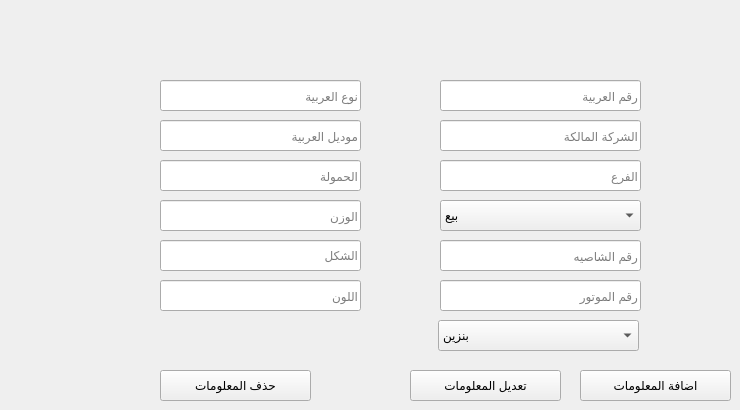
    <widget class="QWidget" name="tab_7">
     <attribute name="title">
      <string>العربيات</string>
     </attribute>
     <widget class="QLineEdit" name="lineEdit_63">
      <property name="geometry">
       <rect>
        <x>440</x>
        <y>120</y>
        <width>201</width>
        <height>31</height>
       </rect>
      </property>
      <property name="placeholderText">
       <string>الشركة المالكة</string>
      </property>
     </widget>
     <widget class="QPushButton" name="del_car">
      <property name="geometry">
       <rect>
        <x>160</x>
        <y>370</y>
        <width>151</width>
        <height>31</height>
       </rect>
      </property>
      <property name="text">
       <string>حذف المعلومات</string>
      </property>
     </widget>
     <widget class="QLineEdit" name="lineEdit_64">
      <property name="geometry">
       <rect>
        <x>440</x>
        <y>80</y>
        <width>201</width>
        <height>31</height>
       </rect>
      </property>
      <property name="text">
       <string/>
      </property>
      <property name="placeholderText">
       <string>رقم العربية</string>
      </property>
     </widget>
     <widget class="QLineEdit" name="lineEdit_65">
      <property name="geometry">
       <rect>
        <x>440</x>
        <y>240</y>
        <width>201</width>
        <height>31</height>
       </rect>
      </property>
      <property name="placeholderText">
       <string>رقم الشاصيه</string>
      </property>
     </widget>
     <widget class="QLineEdit" name="lineEdit_66">
      <property name="geometry">
       <rect>
        <x>160</x>
        <y>280</y>
        <width>201</width>
        <height>31</height>
       </rect>
      </property>
      <property name="placeholderText">
       <string>اللون</string>
      </property>
     </widget>
     <widget class="QLineEdit" name="lineEdit_67">
      <property name="geometry">
       <rect>
        <x>160</x>
        <y>240</y>
        <width>201</width>
        <height>31</height>
       </rect>
      </property>
      <property name="placeholderText">
       <string>الشكل</string>
      </property>
     </widget>
     <widget class="QComboBox" name="comboBox_5">
      <property name="geometry">
       <rect>
        <x>440</x>
        <y>200</y>
        <width>201</width>
        <height>31</height>
       </rect>
      </property>
      <property name="toolTip">
       <string>نوع الخدمة</string>
      </property>
      <item>
       <property name="text">
        <string>بيع</string>
       </property>
      </item>
      <item>
       <property name="text">
        <string>ملاكي</string>
       </property>
      </item>
      <item>
       <property name="text">
        <string>خدمة مصنع</string>
       </property>
      </item>
     </widget>
     <widget class="QPushButton" name="update_car">
      <property name="geometry">
       <rect>
        <x>410</x>
        <y>370</y>
        <width>151</width>
        <height>31</height>
       </rect>
      </property>
      <property name="text">
       <string>تعديل المعلومات</string>
      </property>
     </widget>
     <widget class="QLineEdit" name="lineEdit_68">
      <property name="geometry">
       <rect>
        <x>160</x>
        <y>80</y>
        <width>201</width>
        <height>31</height>
       </rect>
      </property>
      <property name="placeholderText">
       <string>نوع العربية</string>
      </property>
     </widget>
     <widget class="QLineEdit" name="lineEdit_69">
      <property name="geometry">
       <rect>
        <x>160</x>
        <y>160</y>
        <width>201</width>
        <height>31</height>
       </rect>
      </property>
      <property name="placeholderText">
       <string>الحمولة</string>
      </property>
     </widget>
     <widget class="QPushButton" name="add_car">
      <property name="geometry">
       <rect>
        <x>580</x>
        <y>370</y>
        <width>151</width>
        <height>31</height>
       </rect>
      </property>
      <property name="text">
       <string>اضافة المعلومات</string>
      </property>
     </widget>
     <widget class="QLineEdit" name="lineEdit_70">
      <property name="geometry">
       <rect>
        <x>440</x>
        <y>280</y>
        <width>201</width>
        <height>31</height>
       </rect>
      </property>
      <property name="placeholderText">
       <string>رقم الموتور</string>
      </property>
     </widget>
     <widget class="QLineEdit" name="lineEdit_71">
      <property name="geometry">
       <rect>
        <x>160</x>
        <y>120</y>
        <width>201</width>
        <height>31</height>
       </rect>
      </property>
      <property name="placeholderText">
       <string>موديل العربية</string>
      </property>
     </widget>
     <widget class="QComboBox" name="comboBox_6">
      <property name="geometry">
       <rect>
        <x>438</x>
        <y>320</y>
        <width>201</width>
        <height>31</height>
       </rect>
      </property>
      <property name="toolTip">
       <string>نوع الوقود</string>
      </property>
      <item>
       <property name="text">
        <string>بنزين</string>
       </property>
      </item>
      <item>
       <property name="text">
        <string>جاز</string>
       </property>
      </item>
     </widget>
     <widget class="QLineEdit" name="lineEdit_72">
      <property name="geometry">
       <rect>
        <x>440</x>
        <y>160</y>
        <width>201</width>
        <height>31</height>
       </rect>
      </property>
      <property name="placeholderText">
       <string>الفرع</string>
      </property>
     </widget>
     <widget class="QLineEdit" name="lineEdit_73">
      <property name="geometry">
       <rect>
        <x>160</x>
        <y>200</y>
        <width>201</width>
        <height>31</height>
       </rect>
      </property>
      <property name="placeholderText">
       <string>الوزن</string>
      </property>
     </widget>
    </widget>
